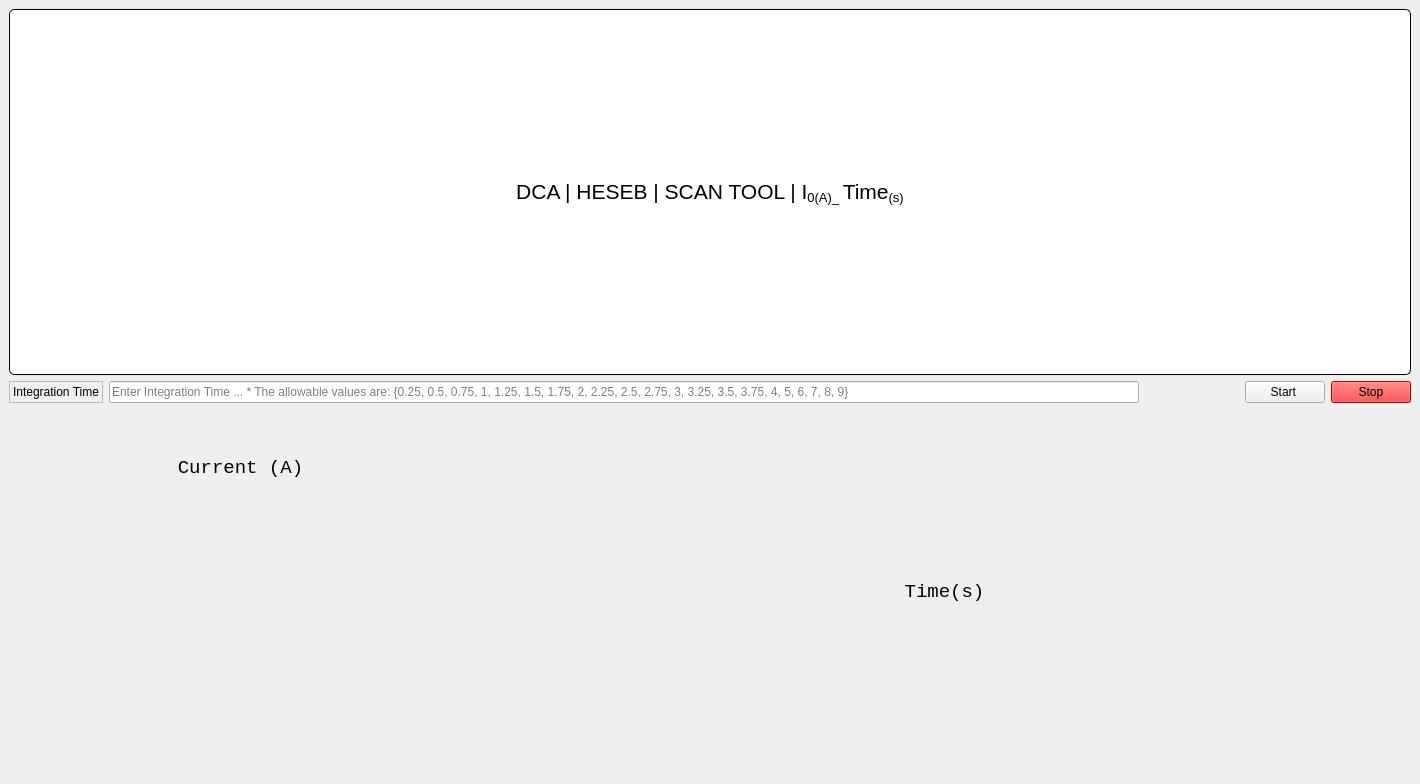
<?xml version="1.0" encoding="UTF-8"?>
<ui version="4.0">
 <class>HESEB_ScanTool_PICO</class>
 <widget class="QMainWindow" name="HESEB_ScanTool_PICO">
  <property name="geometry">
   <rect>
    <x>0</x>
    <y>0</y>
    <width>1420</width>
    <height>784</height>
   </rect>
  </property>
  <property name="windowTitle">
   <string>HESEB_ScanTool_PICO</string>
  </property>
  <widget class="QWidget" name="centralwidget">
   <layout class="QGridLayout" name="gridLayout_2">
    <item row="1" column="0">
     <layout class="QGridLayout" name="gridLayout">
      <item row="0" column="4">
       <widget class="QPushButton" name="Stop">
        <property name="cursor">
         <cursorShape>PointingHandCursor</cursorShape>
        </property>
        <property name="styleSheet">
         <string notr="true">background-color: rgb(255, 0, 0);
border-color: rgb(0, 0, 0);</string>
        </property>
        <property name="text">
         <string>Stop</string>
        </property>
       </widget>
      </item>
      <item row="0" column="1">
       <widget class="QLineEdit" name="Int_time">
        <property name="font">
         <font>
          <pointsize>9</pointsize>
         </font>
        </property>
        <property name="styleSheet">
         <string notr="true">border-color: rgb(0, 0, 0);</string>
        </property>
        <property name="placeholderText">
         <string>Enter Integration Time ... * The allowable values are: {0.25, 0.5, 0.75, 1, 1.25, 1.5, 1.75, 2, 2.25, 2.5, 2.75, 3, 3.25, 3.5, 3.75, 4, 5, 6, 7, 8, 9}</string>
        </property>
        <property name="cursorMoveStyle">
         <enum>Qt::LogicalMoveStyle</enum>
        </property>
        <property name="clearButtonEnabled">
         <bool>false</bool>
        </property>
       </widget>
      </item>
      <item row="0" column="0">
       <widget class="QLabel" name="label">
        <property name="frameShape">
         <enum>QFrame::StyledPanel</enum>
        </property>
        <property name="text">
         <string>Integration Time</string>
        </property>
       </widget>
      </item>
      <item row="0" column="3">
       <widget class="QPushButton" name="Start">
        <property name="cursor">
         <cursorShape>PointingHandCursor</cursorShape>
        </property>
        <property name="styleSheet">
         <string notr="true">border-color: rgb(0, 0, 0);</string>
        </property>
        <property name="text">
         <string>Start </string>
        </property>
       </widget>
      </item>
      <item row="0" column="2">
       <spacer name="horizontalSpacer">
        <property name="orientation">
         <enum>Qt::Horizontal</enum>
        </property>
        <property name="sizeType">
         <enum>QSizePolicy::Fixed</enum>
        </property>
        <property name="sizeHint" stdset="0">
         <size>
          <width>100</width>
          <height>20</height>
         </size>
        </property>
       </spacer>
      </item>
     </layout>
    </item>
    <item row="0" column="0">
     <layout class="QGridLayout" name="gridLayout_6">
      <property name="sizeConstraint">
       <enum>QLayout::SetMinimumSize</enum>
      </property>
      <property name="spacing">
       <number>0</number>
      </property>
      <item row="0" column="0">
       <widget class="QLabel" name="lblTitle_2">
        <property name="sizePolicy">
         <sizepolicy hsizetype="Minimum" vsizetype="Minimum">
          <horstretch>0</horstretch>
          <verstretch>0</verstretch>
         </sizepolicy>
        </property>
        <property name="font">
         <font>
          <pointsize>16</pointsize>
         </font>
        </property>
        <property name="styleSheet">
         <string notr="true">background-color: rgb(255, 255, 255);
border: 1px solid black;
border-radius: 5px;
margin-top: 0.5em;
subcontrol-origin: margin;
left: 10px;
padding: 0 3px 0 3px;</string>
        </property>
        <property name="text">
         <string>&lt;html&gt;&lt;head/&gt;&lt;body&gt;&lt;p&gt;DCA | HESEB | SCAN TOOL | I&lt;span style=&quot; vertical-align:sub;&quot;&gt;0(A)_ &lt;/span&gt;Time&lt;span style=&quot; vertical-align:sub;&quot;&gt;(s)&lt;/span&gt;&lt;/p&gt;&lt;/body&gt;&lt;/html&gt;</string>
        </property>
        <property name="alignment">
         <set>Qt::AlignCenter</set>
        </property>
        <property name="margin">
         <number>11</number>
        </property>
       </widget>
      </item>
     </layout>
    </item>
    <item row="2" column="0">
     <layout class="QGridLayout" name="gridLayout_4">
      <item row="2" column="0" colspan="3">
       <widget class="QLabel" name="Status">
        <property name="text">
         <string/>
        </property>
       </widget>
      </item>
      <item row="0" column="0">
       <widget class="QLabel" name="label_14">
        <property name="font">
         <font>
          <family>Monospace</family>
          <pointsize>14</pointsize>
          <italic>false</italic>
          <underline>false</underline>
          <strikeout>false</strikeout>
          <stylestrategy>PreferDefault</stylestrategy>
          <kerning>true</kerning>
         </font>
        </property>
        <property name="layoutDirection">
         <enum>Qt::LeftToRight</enum>
        </property>
        <property name="styleSheet">
         <string notr="true">.label_14{
transform: rotate(-90deg);
}</string>
        </property>
        <property name="text">
         <string>Current (A)</string>
        </property>
        <property name="alignment">
         <set>Qt::AlignCenter</set>
        </property>
        <property name="wordWrap">
         <bool>false</bool>
        </property>
       </widget>
      </item>
      <item row="1" column="1" colspan="2">
       <widget class="QLabel" name="label_13">
        <property name="font">
         <font>
          <family>Monospace</family>
          <pointsize>14</pointsize>
          <italic>false</italic>
          <underline>false</underline>
          <strikeout>false</strikeout>
          <stylestrategy>PreferDefault</stylestrategy>
          <kerning>true</kerning>
         </font>
        </property>
        <property name="text">
         <string>&lt;html&gt;&lt;head/&gt;&lt;body&gt;&lt;p&gt;Time(s)&lt;/p&gt;&lt;/body&gt;&lt;/html&gt;</string>
        </property>
        <property name="alignment">
         <set>Qt::AlignCenter</set>
        </property>
       </widget>
      </item>
      <item row="0" column="2">
       <widget class="QEPlotter" name="qeplotter_2">
        <property name="pvItemsIsVisible" stdset="0">
         <bool>false</bool>
        </property>
        <property name="statusIsVisible" stdset="0">
         <bool>false</bool>
        </property>
        <property name="DataVariableX" stdset="0">
         <string>PLOT:HESEB:It</string>
        </property>
        <property name="DataVariableA" stdset="0">
         <string>PLOT:It</string>
        </property>
        <property name="SizeVariableX" stdset="0">
         <string>PLOT:HESEB:It.NORD</string>
        </property>
        <property name="SizeVariableA" stdset="0">
         <string>PLOT:It.NORD</string>
        </property>
       </widget>
      </item>
     </layout>
    </item>
   </layout>
  </widget>
 </widget>
 <customwidgets>
  <customwidget>
   <class>QEPlotter</class>
   <extends>QEFrame</extends>
   <header>QEPlotter.h</header>
  </customwidget>
  <customwidget>
   <class>QEFrame</class>
   <extends>QFrame</extends>
   <header>QEFrame.h</header>
   <container>1</container>
  </customwidget>
 </customwidgets>
 <resources/>
 <connections/>
</ui>
